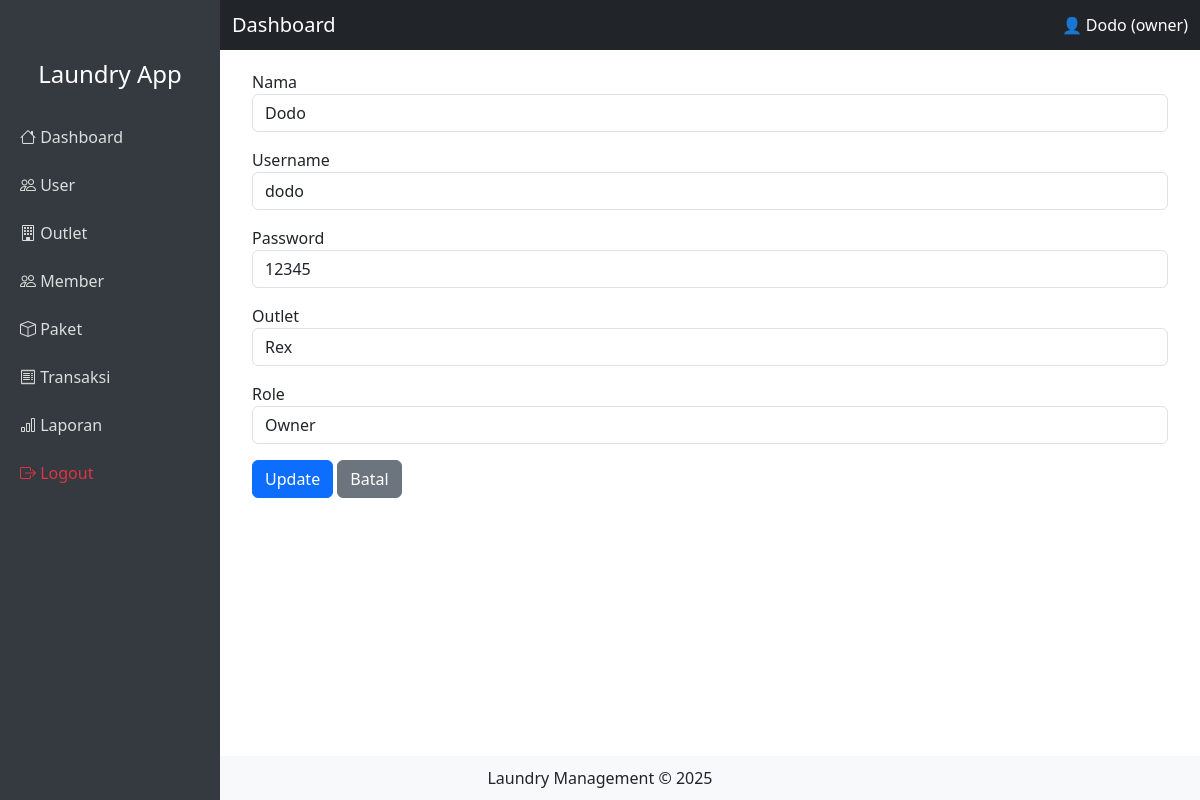
The page /pages/user/edit.php?id=1 (signed in) on the database its author committed.
### tables this page shows
CREATE TABLE `tb_user` (
  `id` int(11) NOT NULL,
  `nama` varchar(100) DEFAULT NULL,
  `username` varchar(30) DEFAULT NULL,
  `password` text DEFAULT NULL,
  `id_outlet` int(11) DEFAULT NULL,
  `role` enum('admin','kasir','owner') DEFAULT NULL
);

CREATE TABLE `tb_outlet` (
  `id` int(11) NOT NULL,
  `nama_outlet` varchar(100) DEFAULT NULL,
  `alamat` text DEFAULT NULL,
  `tlp` varchar(15) DEFAULT NULL
);

### pages/user/edit.php (the view, shortened to what this page needs)
<?php
include "../../template/header.php";
include "../../config/database.php";
$id = $_GET['id'];
$query = mysqli_query($conn, "SELECT * FROM tb_user WHERE id='$id'");
$data  = mysqli_fetch_assoc($query);
?>
<div class="container-fluid">
  <h3 class="fw-bold mb-3">Edit User</h3>
  <form method="POST">
    <div class="mb-3">
      <label>Nama</label>
      <input type="text" name="nama" value="<?= $data['nama']; ?>" class="form-control" required>
    </div>
    <div class="mb-3">
      <label>Username</label>
      <input type="text" name="username" value="<?= $data['username']; ?>" class="form-control" required>
    </div>
    <div class="mb-3">
      <label>Password</label>
      <input type="text" name="password" value="<?= $data['password']; ?>" class="form-control" required>
    </div>
    <div class="mb-3">
      <label>Outlet</label>
      <select name="id_outlet" class="form-control" required>
        <?php
        $outlets = mysqli_query($conn, "SELECT * FROM tb_outlet");
        while ($o = mysqli_fetch_assoc($outlets)) { ?>
          <option value="<?= $o['id']; ?>" <?= ($data['id_outlet'] == $o['id']) ? 'selected' : ''; ?>>
            <?= $o['nama_outlet']; ?>
          </option>
        <?php } ?>
      </select>
    </div>
    <div class="mb-3">
      <label>Role</label>
      <select name="role" class="form-control" required>
        <option value="owner" <?= ($data['role']=="owner")?"selected":""; ?>>Owner</option>
      </select>
    </div>
    <button type="submit" name="update" class="btn btn-primary">Update</button>
    <a href="index.php" class="btn btn-secondary">Batal</a>
  </form>
</div>
<?php include "../../template/footer.php"; ?>

### template/header.php (style rules this page uses)
body { min-height: 100vh; display: flex; flex-direction: column; }

### rows shown on the page
tb_user: nama "Dodo", username "dodo", password "12345", id_outlet "Rex", role "Owner"

### other values the page prints
$_SESSION['nama'] "Dodo"
$_SESSION['role'] "owner"
